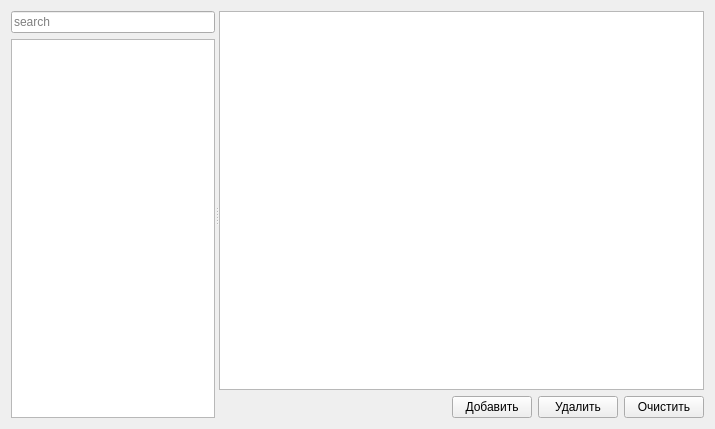
<?xml version="1.0" encoding="UTF-8"?>
<ui version="4.0">
 <class>WidgetStyle</class>
 <widget class="QWidget" name="WidgetStyle">
  <property name="geometry">
   <rect>
    <x>0</x>
    <y>0</y>
    <width>715</width>
    <height>429</height>
   </rect>
  </property>
  <property name="windowTitle">
   <string>Form</string>
  </property>
  <layout class="QVBoxLayout" name="verticalLayout_3">
   <item>
    <widget class="QSplitter" name="splitter">
     <property name="orientation">
      <enum>Qt::Horizontal</enum>
     </property>
     <widget class="QWidget" name="">
      <layout class="QVBoxLayout" name="verticalLayout">
       <item>
        <widget class="QLineEdit" name="lineEdit">
         <property name="dragEnabled">
          <bool>true</bool>
         </property>
         <property name="placeholderText">
          <string>search</string>
         </property>
        </widget>
       </item>
       <item>
        <widget class="QListWidget" name="listWidget">
         <property name="showDropIndicator" stdset="0">
          <bool>false</bool>
         </property>
        </widget>
       </item>
      </layout>
     </widget>
     <widget class="QWidget" name="">
      <layout class="QVBoxLayout" name="verticalLayout_2">
       <item>
        <widget class="QGraphicsView" name="view">
         <property name="maximumSize">
          <size>
           <width>16777215</width>
           <height>16777215</height>
          </size>
         </property>
         <property name="acceptDrops">
          <bool>true</bool>
         </property>
         <property name="dragMode">
          <enum>QGraphicsView::NoDrag</enum>
         </property>
        </widget>
       </item>
       <item>
        <layout class="QHBoxLayout" name="horizontalLayout">
         <item>
          <spacer name="horizontalSpacer">
           <property name="orientation">
            <enum>Qt::Horizontal</enum>
           </property>
           <property name="sizeHint" stdset="0">
            <size>
             <width>358</width>
             <height>20</height>
            </size>
           </property>
          </spacer>
         </item>
         <item>
          <widget class="QPushButton" name="btnAddWidget">
           <property name="text">
            <string>Добавить</string>
           </property>
          </widget>
         </item>
         <item>
          <widget class="QPushButton" name="btnWidgetRemove">
           <property name="text">
            <string>Удалить</string>
           </property>
          </widget>
         </item>
         <item>
          <widget class="QPushButton" name="btnClear">
           <property name="text">
            <string>Очистить</string>
           </property>
          </widget>
         </item>
        </layout>
       </item>
      </layout>
     </widget>
    </widget>
   </item>
  </layout>
 </widget>
 <resources/>
 <connections/>
</ui>
